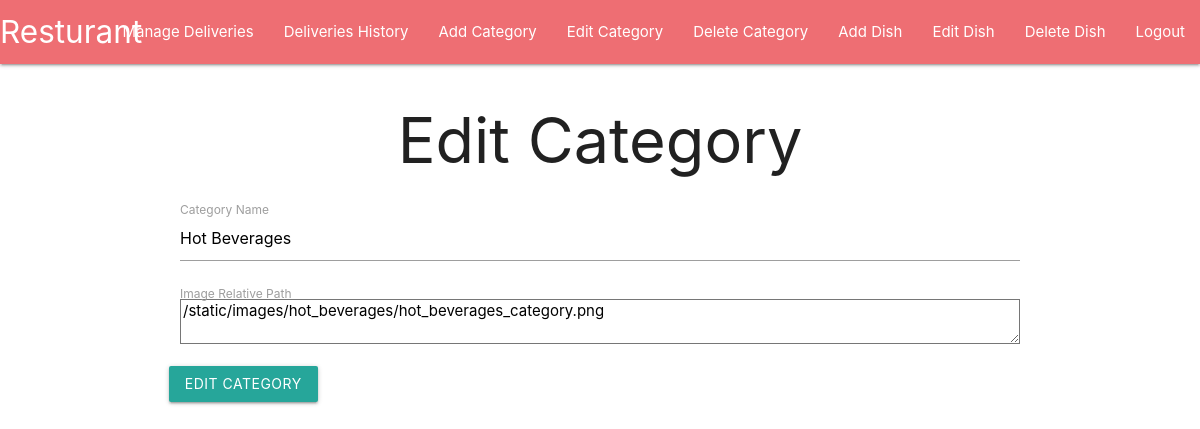
The app's page /manager/edit_category/1 (signed in) with its own data.
### category/models.py (models this page shows, shortened)
class Category(models.Model):
    name = models.CharField(max_length=200,unique=True)
    image = models.TextField()

### manager/views.py (the view)
# urls.py: path("edit_category/<int:id>",views.edit_category,name="edit-category"),
@login_required(login_url="login-manager")
def edit_category(request,id):
    if request.user.is_authenticated and not request.user.is_staff:
        return redirect('show-categories')
    category = Category.objects.get(id=id)
    if request.method == "POST":
        form = CategoryForm(request.POST)
        if form.is_valid():
            if category_name_not_unique(form.cleaned_data['name']):
                 messages.error(request,f"A category with that name already exists - {form.cleaned_data['name']}")
                 return redirect("edit-category",id = category.id)
            category.name = form.cleaned_data['name']
            category.image = form.cleaned_data['image']
            category.save()
            messages.success(request,f"Category edited successfully - {form.cleaned_data['name']}")
            return redirect("show-manager-categories")
    else:
        form = CategoryForm()
    return render(request,"manager/edit_category.html",{"form":form,"category":category})

### manager/forms.py
class CategoryForm(forms.Form):
    name = forms.CharField(label="Category Name",max_length=200,min_length=1,required=True)
    image = forms.CharField(widget=forms.Textarea,required=False)

### manager/templates/manager/edit_category.html (shortened to what this page needs)
{%extends 'layouts/layout.html'%}
{% block content %}
{% include 'common/navbar_manager.html' %}
<h1 style="text-align: center;">Edit Category</h1>
<div class="container">
    <form class="col s12" action="{% url 'edit-category' id=category.id %}" method="POST" novalidate>
        <div class="row">
            <div class="input-field col s12">
                <input id="category_name" type="text" name="name" value="{{category.name}}">
                <label for="category_name">Category Name</label>
            </div>
            <div class="input-field col s12">
                <textarea id="category_image" name="image" placeholder="Image Relative Path">{{category.image}}</textarea>
                <label for="category_image">Image Relative Path</label>
            </div>
            <button type="submit" class="waves-effect waves-light btn">Edit Category</button>
        </div>
    </form>
</div>
{% endblock content %}

### records on screen
Category: name "Hot Beverages", image "/static/images/hot_beverages/hot_beverages_category.png"
